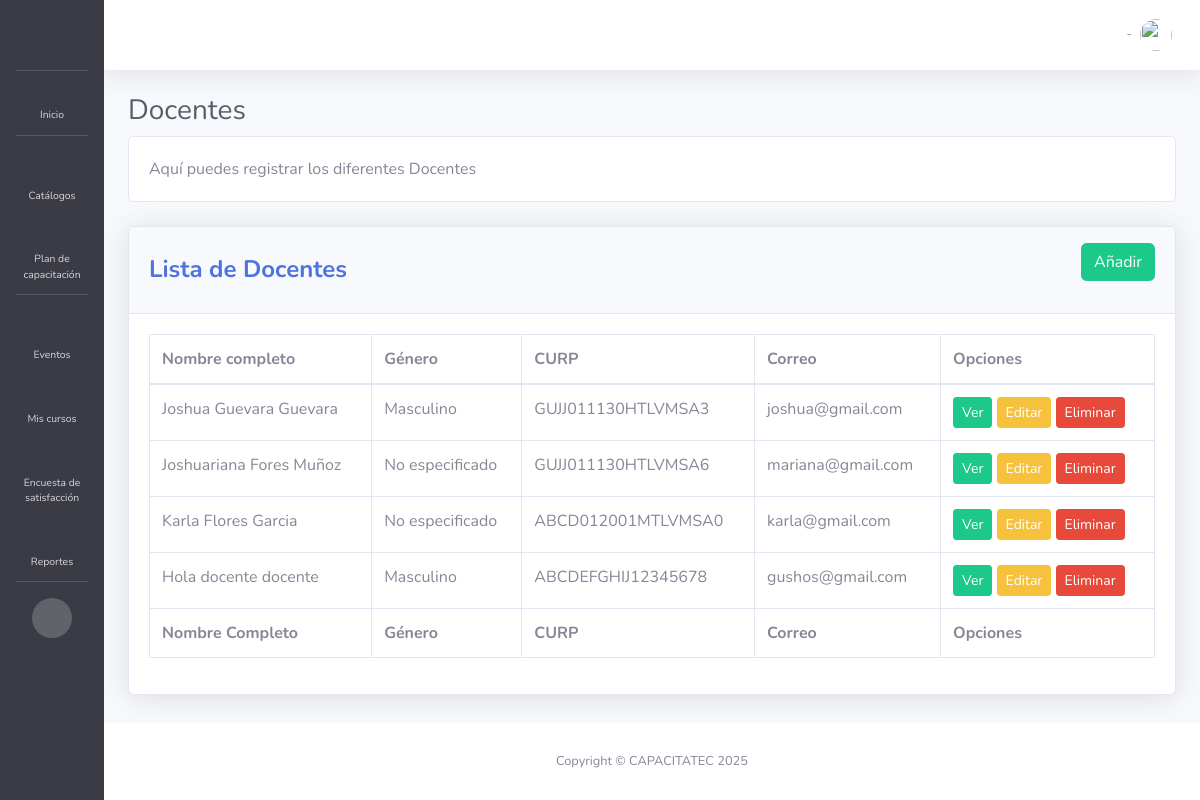
Page /catalogos/docentelista/ (signed in) on the earlier database version.
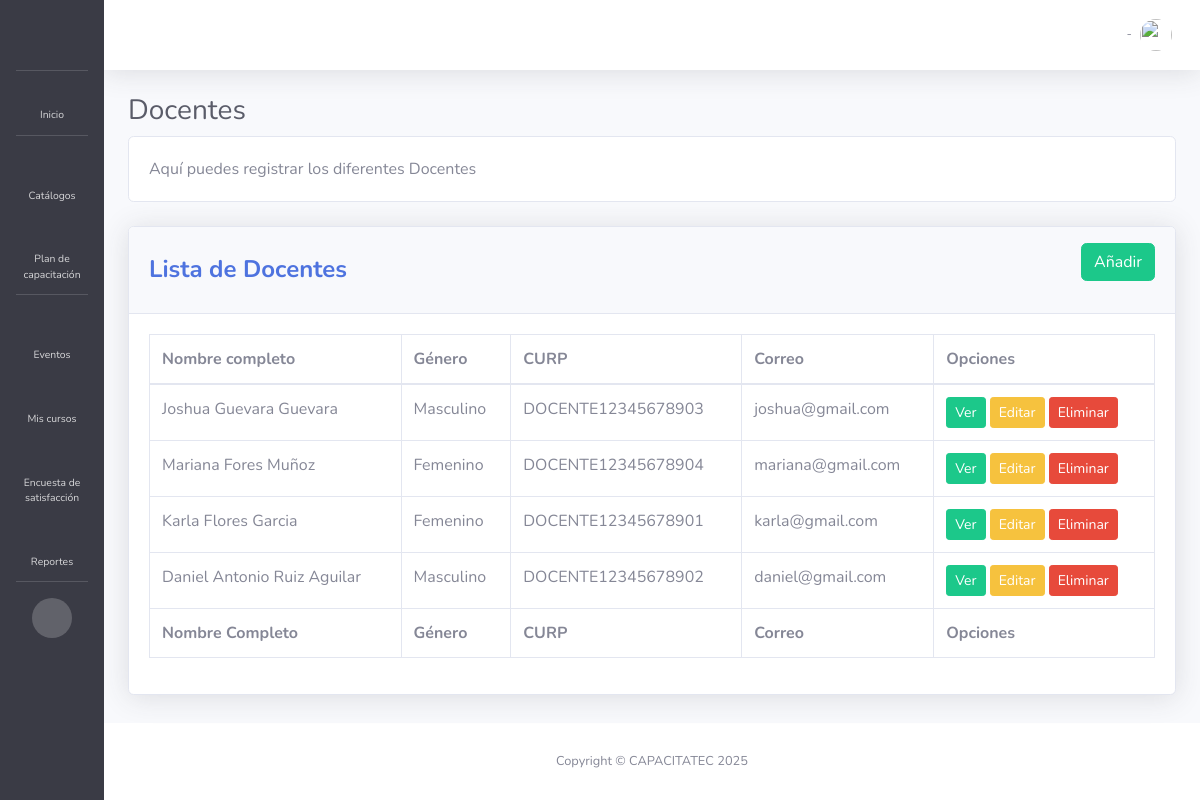
Same page on the later database version.
### catalogos/models.py (models this page shows, shortened)
class Docente(models.Model):
    user = models.OneToOneField(CustomUser, on_delete=models.CASCADE)
    clave = models.CharField(max_length=10)
    fechaNac=models.DateField(null=True, blank=True)
    genero = models.ForeignKey('Genero', on_delete=models.SET_NULL, null=True, blank=True, verbose_name="Género")
    RFC=models.CharField(max_length=13, null= True)
    telefono=models.CharField(max_length=10, null=True)
    departamento = models.ForeignKey('Departamento', on_delete=models.SET_NULL, null=True, blank=True, verbose_name="Departamento")
    class Meta:
        verbose_name_plural = 'Docentes'

class Genero(models.Model):
    genero=models.CharField(max_length=20)
    class Meta:
        verbose_name_plural = 'Genero'

### usuarios/models.py (models this page shows, shortened)
class CustomUser(AbstractUser):
    last_name_paterno = models.CharField(max_length=50, verbose_name="Apellido paterno")
    last_name_materno = models.CharField(max_length=50, verbose_name="Apellido materno")
    curp = models.CharField(max_length=18, unique=True, verbose_name="CURP")
    rol = models.CharField(
        max_length=50,
        choices=[
            ('Docente', 'Docente'),
            ('Instructor', 'Instructor'),
            ('Jefe de Capacitación', 'Jefe de Capacitación'),
            ('Jefe Académico', 'Jefe Académico'),
            ('Subdirección', 'Subdirección')
        ],
        verbose_name="Rol"
    )
    email = models.EmailField(unique=True, verbose_name="Correo electrónico")
    USERNAME_FIELD = 'curp'  #Agregado: Define al CURP como el identificador inicial para permitir el Login con CURP
    objects = CustomUserManager()  # Asigna el nuevo UserManager

### catalogos/views.py (the view)
# urls.py: path('docentelista/', views.docentelista, name='docentelista'),
@login_required(login_url='signin')
@permission_required('catalogos.view_docente', raise_exception=True)
def docentelista(request):
    if request.user.rol == 'Docente':  #Si eres docente solo modificas tu registro
        try:
            docentes = Docente.objects.filter(user=request.user).select_related('user')
        except Docente.DoesNotExist:
            return HttpResponseForbidden("No tienes un perfil de docente asociado.")
    else: #Si eres otro rol con permisos de ver puedes ver todos los docentes de la BD
        docentes = Docente.objects.select_related('user')
    return render(request, 'docentelista.html', {'docentes': docentes})

### catalogos/templates/docentelista.html (shortened to what this page needs)
{% extends 'base.html' %}
{% load static %}
{% block styles %}
<link href="{% static 'vendor/datatables/dataTables.bootstrap4.min.css' %}" rel="stylesheet">
{% endblock %}
{% block content %}
{% if request.user.rol == 'Docente' %}
<div class="d-flex justify-content-between align-items-center mb-2">
    <div class="col-md-8">
        <h1 class="h3 text-gray-800">Mis datos como Docente</h1>
    </div>
    <div class="col-md-2">
        <a href="{% url 'docentever' request.user.id %}" class="btn btn-success btn-sm">Ver todos mis datos</a>
    </div>
    <div class="col-md-2">
        <a href="{% url 'docenteactualizar' request.user.id %}" class="btn btn-warning btn-sm">Modificar todos mis datos</a>
    </div>
</div>
<div class="card mb-4">
    <div class="card-header bg-primary text-white text-center">
        <h4 class="m-0 font-weight-bold text-white">DATOS PERSONALES</h4>
    </div>
    <div class="card-body">
        <div class="form-row" >
            <div class="form-group col-md-4 align-items-center">
                <p><strong style="display: block;">Clave</strong> {{ request.user.docente.clave }}</p>
            </div>
            <div class="form-group col-md-4 align-items-center">
                <p><strong style="display: block;">Nombre(s)</strong> {{ request.user.first_name }}</p>
            </div>
            <div class="form-group col-md-4 align-items-center">
                <p><strong style="display: block;">Apellido Paterno</strong> {{ request.user.last_name_paterno }}</p>
            </div>
        </div>
        <div class="form-row">
            <div class="form-group col-md-4 align-items-center">
                <p><strong style="display: block;">Apellido Materno</strong> {{ request.user.last_name_materno }}</p>
            </div>
            <div class="form-group col-md-4 align-items-center">
                <p><strong style="display: block;">Fecha de nacimiento</strong>{{ request.user.docente.fechaNac}}</p>
            </div>
            <div class="form-group col-md-4 align-items-center">
                <p><strong style="display: block;">Genéro</strong>{{ request.user.docente.genero.genero}}</p>
            </div>
        </div>
        <div class="form-row">
            <div class="form-group col-md-4 align-items-center">
                <p><strong style="display: block;">CURP</strong>{{ request.user.curp}}</p>
            </div>
            <div class="form-group col-md-4 align-items-center">
                <p><strong style="display: block;">RFC</strong>{{ request.user.docente.RFC}}</p>
            </div>
            <div class="form-group col-md-4 align-items-center">
                <p><strong style="display: block;">Teléfono</strong>{{ request.user.docente.telefono}}</p>
            </div>
        </div>
        <div class="form-row">
            <div class="form-group col-md-6 align-items-center">
                <p><strong style="display: block;">Email</strong>{{ request.user.email}}</p>
            </div>
            <div class="form-group col-md-6 align-items-center">
                <p><strong style="display: block;">Departamento al que corresponde</strong>{{ request.user.docente.departamento.departamento}}</p>
            </div>
        </div>
    </div>
</div>
{% else %}
<h1 class="h3 mb-2 text-gray-800">Docentes</h1>
<div class="card">
    <div class="card-body">
        Aquí puedes registrar los diferentes Docentes
    </div>
</div> <br>
<div class="card shadow mb-4">
    <div class="card-header py-3 d-flex justify-content-between align-items-center">
        <h4 class="m-0 font-weight-bold text-primary">Lista de Docentes</h4>
        <a href="{% url 'docentecrear' %}" class="btn btn-success mb-3">Añadir</a>
    </div>
    <div class="card-body">
        <div class="table-responsive">
            <table class="table table-bordered" id="dataTable" width="100%" cellspacing="0">
                <thead>
                    <tr>
                        <th>Nombre completo</th>
                        <th>Género</th>
                        <th>CURP</th>
                        <th>Correo</th>
                        <th>Opciones</th>
                    </tr>
                </thead>
                <tfoot>
                    <tr>
                        <th>Nombre Completo</th>
                        <th>Género</th>
                        <th>CURP</th>
                        <th>Correo</th>
                        <th>Opciones</th>
                    </tr>
                </tfoot>
                <tbody>
                    {% for docente in docentes %}
                    <tr id="docente-{{ docente.id }}">
                        <td>{{docente.user.first_name}} {{docente.user.last_name_paterno}} {{docente.user.last_name_materno}}</td>
                        <td>{% if docente.genero %}
                            {{ docente.genero.genero }}
                            {% else %}
                            No especificado
                            {% endif %}</td>
                        <td>{{docente.user.curp}}</td>
                        <td>{{docente.user.email}}</td>
                        <td>
                            <a href="{% url 'docentever' docente.id %}" class="btn btn-success btn-sm">Ver</a>
                            <a href="{% url 'docenteactualizar' docente.id %}" class="btn btn-warning btn-sm">Editar</a>
                            <a href="{% url 'docenteeliminar' docente.id %}" class="btn btn-danger btn-sm">Eliminar</a>
                        </td>
                    </tr>
                    {% endfor %}
                </tbody>
            </table>
        </div>
    </div>
</div>
{% endif %}
{% endblock %}

### templates/base.html (shortened to what this page needs)
{% load static %}
<!DOCTYPE html>
<html lang="es">
<head>
    <link href="
        {% static 'vendor/fontawesome-free/css/all.min.css' %}" rel="stylesheet" type="text/css">
    <link href="{% static 'css/sb-admin-2.min.css' %}" rel="stylesheet">
    {% block styles %}
    {% endblock %}
</head>
<body id="page-top">
    <div id="wrapper">
        {% block sidebar %}
        <ul class="navbar-nav bg-gray-900 sidebar sidebar-dark accordion" id="accordionSidebar">
            <a class="sidebar-brand d-flex align-items-center justify-content-center" href="{% url 'home' %}">
            </a>
            <hr class="sidebar-divider my-0">
            <li class="nav-item">
                <a class="nav-link" href="{% url 'home' %}">
                    <i class="fas fa-fw fa-home"></i>
                    <span>Inicio</span></a>
            </li>
            <hr class="sidebar-divider">
            {% if request.user.rol != "Docente" and request.user.rol != "Instructor" %}
            <li class="nav-item">
                <a class="nav-link collapsed" href="#" data-toggle="collapse" data-target="#collapseOne"
                    aria-expanded="true" aria-controls="collapseOne">
                    <i class="fas fa-fw fa-folder"></i>
                    <span>Catálogos</span>
                </a>
            </li>
            {% endif %}
            <li class="nav-item">
                <a class="nav-link collapsed" href="#" data-toggle="collapse" data-target="#collapseTwo"
                    aria-expanded="true" aria-controls="collapseTwo">
                    <i class="fas fa-chalkboard-teacher"></i>
                    <span>Plan de capacitación</span>
                </a>
            </li>
            <hr class="sidebar-divider">
            <li class="nav-item">
                <a class="nav-link collapsed" href="#" data-toggle="collapse" data-target="#collapseThree"
                    aria-expanded="true" aria-controls="collapseThree">
                    <i class="fas fa-fw fa-calendar-day"></i>
                    <span>Eventos</span>
                </a>
            </li>
            <li class="nav-item">
                <a class="nav-link" href="{% url 'miscursos' %}">
                    <i class="fas fa-fw fa-poll"></i>
                    <span>Mis cursos</span></a>
            </li>
            <li class="nav-item">
                <a class="nav-link" href="{% url 'encuesta' %}">
                    <i class="fas fa-fw fa-poll"></i>
                    <span>Encuesta de satisfacción</span></a>
            </li>
            <li class="nav-item">
                <a class="nav-link collapsed" href="#" data-toggle="collapse" data-target="#colla"
                    aria-expanded="true" aria-controls="colla">
                    <i class="fas fa-fw fa-file-pdf"></i>
                    <span>Reportes</span>
                </a>
            </li>
            <hr class="sidebar-divider d-none d-md-block">
            <div class="text-center d-none d-md-inline">
                <button class="rounded-circle border-0" id="sidebarToggle"></button>
            </div>
        </ul>
        {% endblock %}
        <div id="content-wrapper" class="d-flex flex-column">
            <div id="content">
                {% block navbar %}
                <nav class="navbar navbar-expand navbar-light bg-white topbar mb-4 static-top shadow">
                    <ul class="navbar-nav ml-auto">
                        <li class="nav-item dropdown no-arrow">
                            <a class="nav-link dropdown-toggle" href="#" id="userDropdown" role="button"
                                data-toggle="dropdown" aria-haspopup="true" aria-expanded="false">
                                {% if request.user.is_authenticated %}
                                    <span class="mr-2  text-gray-600 small">
                                        {{request.user.rol}} - {{ request.user.first_name }} {{request.user.last_name_paterno}} {{request.user.last_name_materno}}
                                    </span>
                                    <br>
                                {% endif %}
                                <img class="img-profile rounded-circle"
                                    src="{% static 'img/undraw_profile.svg' %}">
                            </a>
                        </li>
                    </ul>
                </nav>
                {% endblock %}
                <div class="container-fluid">
                    {% block content %}{% endblock %}
                </div>
            </div>
            <footer class="sticky-footer bg-white">
                <div class="container my-auto">
                    <div class="copyright text-center my-auto">
                        <span>Copyright &copy; CAPACITATEC 2025</span>
                    </div>
                </div>
            </footer>
        </div>
    </div>
</body>
</html>

Differences in the rows shown:
changed through a linked row, Docente "Joshua": user.curp "GUJJ011130HTLVMSA3" → "DOCENTE12345678903"
changed Docente "Fores": user.first_name "Joshuariana" → "Mariana"; genero.genero (not shown) → "Femenino"; user.curp "GUJJ011130HTLVMSA6" → "DOCENTE12345678904"; no longer shows "No especificado"
changed Docente "Karla": genero.genero (not shown) → "Femenino"; user.curp "ABCD012001MTLVMSA0" → "DOCENTE12345678901"; no longer shows "No especificado"
changed Docente: user.first_name "Hola" → "Daniel Antonio"; user.last_name_paterno "docente" → "Ruiz"; user.last_name_materno "docente" → "Aguilar"; user.curp "ABCDEFGHIJ12345678" → "DOCENTE12345678902"; user.email "gushos@gmail.com" → "daniel@gmail.com"
